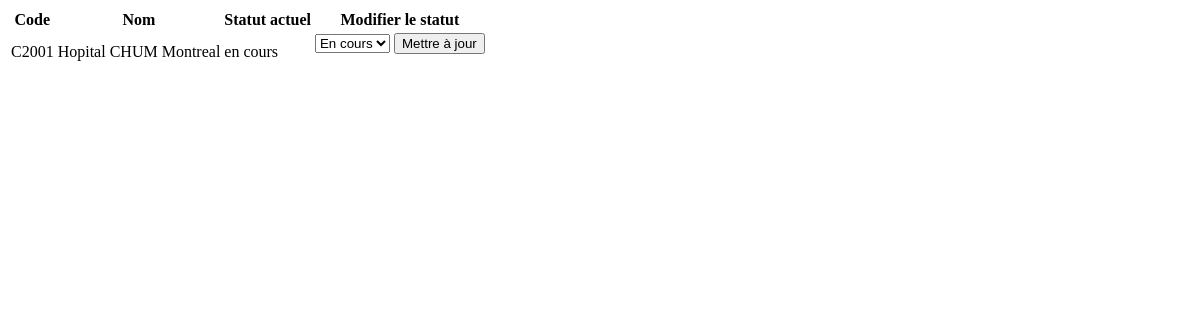
Page /projet/finaliser_data on the earlier database version.
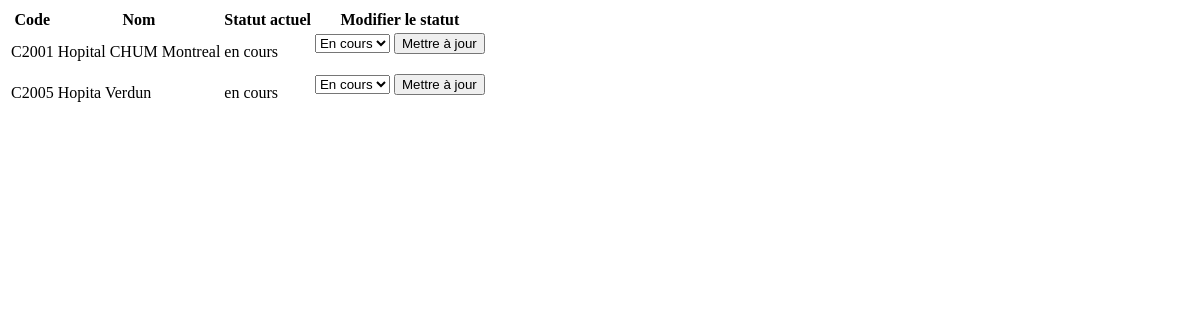
Same page on the later database version.
### app/models/projet.py (models this page shows, shortened)
class Projet(db.Model):
    __tablename__ = 'projet'
    id = db.Column(db.Integer, primary_key=True)
    code = db.Column(db.String(50), unique=True, nullable=False)
    nom = db.Column(db.String(100), nullable=False)
    date_creation = db.Column(db.DateTime, default=datetime.utcnow)
    responsable = db.Column(db.String(100))
    statut = db.Column(db.String(50))
    achats = db.relationship("Achat", backref="projet", cascade="all, delete-orphan")
    commandes_production = db.relationship("CommandeProduction", backref="projet", cascade="all, delete-orphan")
    produits_associes = db.relationship("ProduitProjet", back_populates="projet", cascade="all, delete-orphan")

### app/routes/projet_routes.py (the view)
@projet_bp.route("/finaliser_data")
def finaliser_data():
    projets = Projet.query.filter_by(statut="en cours").all()
    return render_template("finalisation_projet.html", projets=projets)

### app/templates/finalisation_projet.html (shortened to what this page needs)
<table>
    <thead>
      <tr>
        <th>Code</th>
        <th>Nom</th>
        <th>Statut actuel</th>
        <th>Modifier le statut</th>
      </tr>
    </thead>
    <tbody>
      {% for projet in projets %}
      <tr>
        <td>{{ projet.code }}</td>
        <td>{{ projet.nom }}</td>
        <td>{{ projet.statut }}</td>
        <td>
          <form action="{{ url_for('projet.finaliser_projet') }}" method="post" class="update-status">
            <select name="new_status" required>
              <option value="en cours" {% if projet.statut == "en cours" %}selected{% endif %}>En cours</option>
            </select>
            <button type="submit">Mettre à jour</button>
          </form>
        </td>
      </tr>
      {% endfor %}
    </tbody>
  </table>

Differences in the rows shown:
added Projet: code "C2005", nom "Hopita Verdun", statut "en cours", new_status "En cours"
